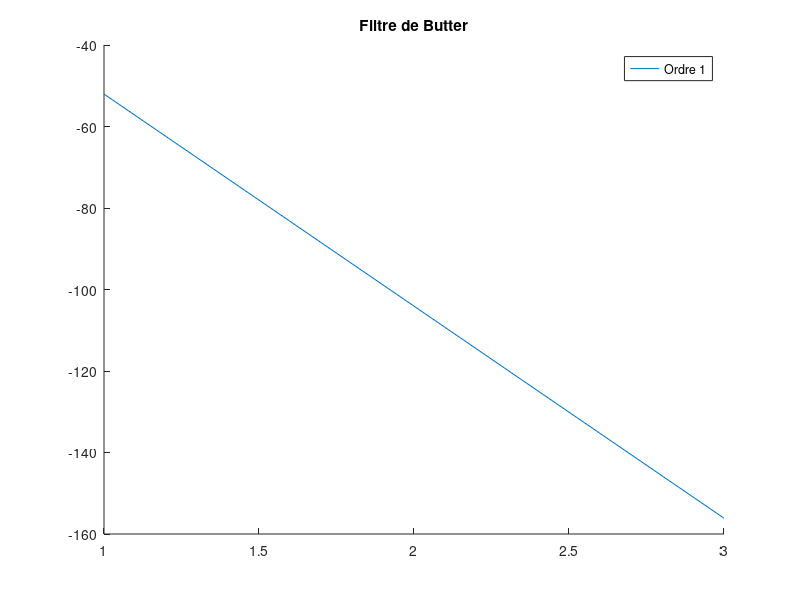
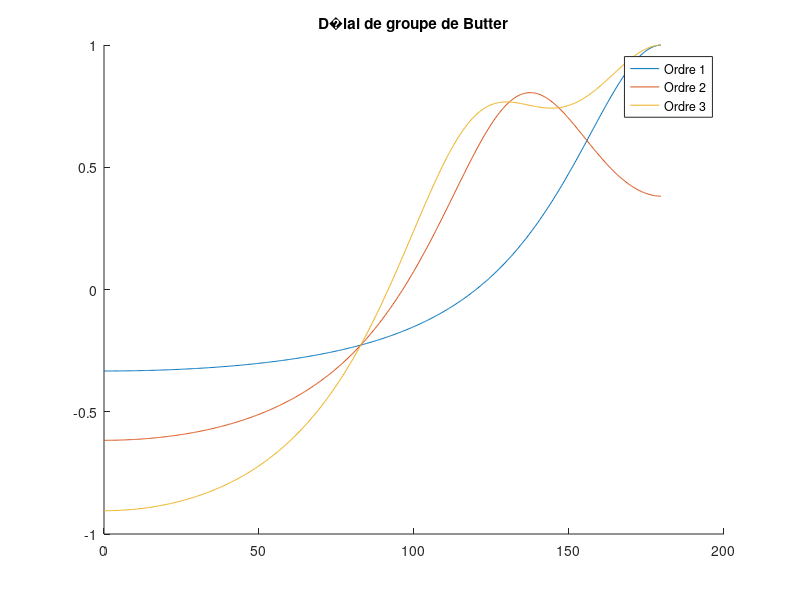
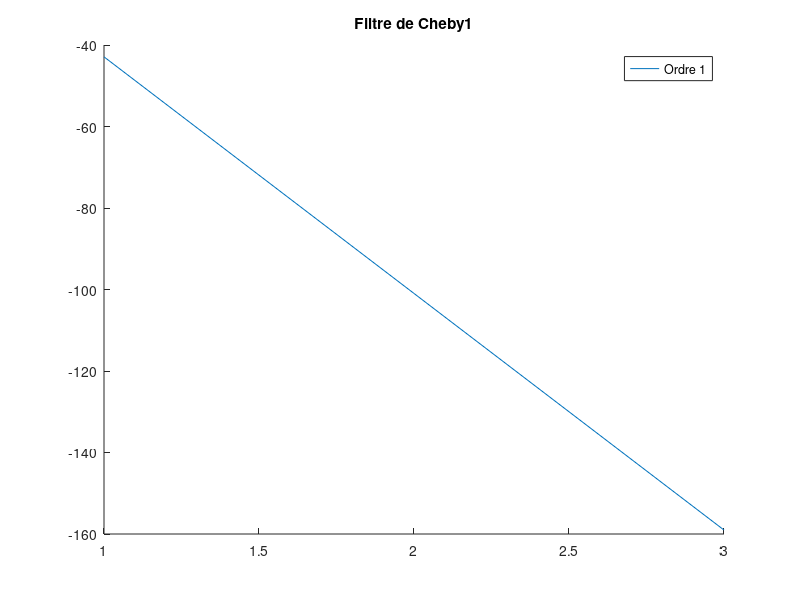
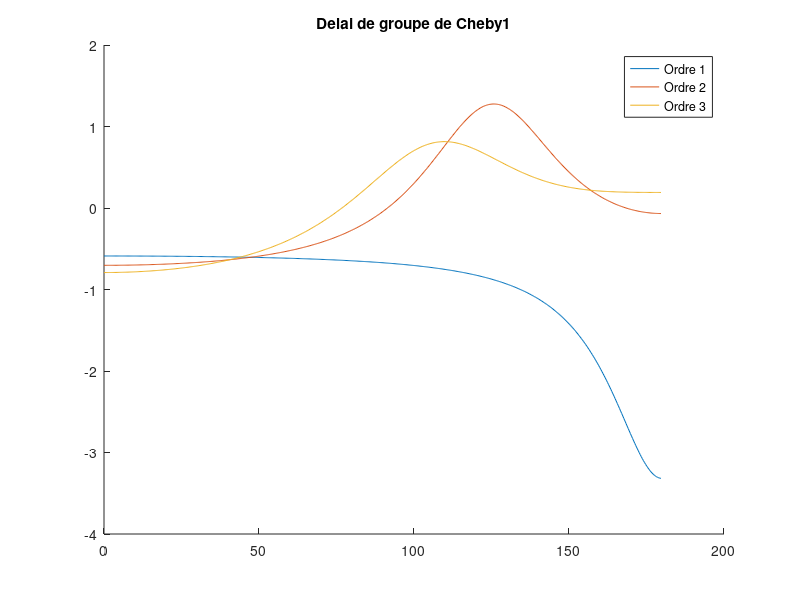

Here is the MATLAB script that generated these plots, in order:
%% Bonus : affichage de certains graphiques
% Script de simulation d'une chaine complete de telecommunications
% Par Nicolas Segui et Pierre Paques
% 2012-2013

%% Bonus 1 : Le diagramme de l'oeil
% voir oeil.m

%% Bonus 2 : Le taux d'erreur binaire
% voir fichier ber.m

%% Bonus 3 : Les filtres analogiques
% Afficher pour les filtres suivants et pour les 3 premiers ordres : 
%       - Butterworth
%       - Chebyshev type 1
%       - Chebyshev type 2
%       - Cauer
%       - Bessel
%   -> module de la fonction de transfert
%   -> delais de groupe
%   -> reponse impulsionnelle

% etape 1 : Creer tous les filtres
% parametres : 
bonus_filtres_ordre = 1;
bonus_filtrer_bp = 0.5;
bonus_filtrer_ldac = 12;
bonus_filter_fa = 1000;
bonus_filter_f_freqs = 200;
bonus_filter_ripple = 0.5;  
bonus_filter_attenuation = 20;

% butter
for bb= 1:3
    [coebb,coeba] = butter(bb, bonus_filtrer_bp,'low', 's');
    [gd_bb(:,bb),w] = grpdelay(coebb,coeba); %delai de groupe
    bonus_filter_butter(:,bb) = freqs(coebb, coeba, bonus_filter_f_freqs)';
    %bonus_filter_butter_gd(:,bb) = grpdelay(coebb,coeba,100);
    %bonus_filter_butter_pd(:,bb) = -unwrap(angle(bonus_filter_butter(:,bb)));
end

% on affiche le butter
figure(100)
hold on;
plot(mag2db(abs(bonus_filter_butter)));
title(['Filtre de Butter']);
legend('Ordre 1', 'Ordre 2', 'Ordre 3');

%delai groupe du butter
figure(101)
hold on
plot(w/pi*180,gd_bb);
title(['D�lai de groupe de Butter']);
legend('Ordre 1', 'Ordre 2', 'Ordre 3');

%reponse impulsionnelle
ri_butter = real(ifft(bonus_filter_butter));


% Cheby1
for cc= 1:3
    [coebb,coeba] = cheby1(cc, bonus_filtrer_bp,bonus_filter_ripple, 'low', 's');
    [gd_cc(:,cc),w] = grpdelay(coebb,coeba); %delai de groupe
    bonus_filter_cheby(:,cc) = freqs(coebb, coeba, bonus_filter_f_freqs)';
    %bonus_filter_butter_gd(:,bb) = grpdelay(coebb,coeba,100);
    %bonus_filter_butter_pd(:,bb) = -unwrap(angle(bonus_filter_butter(:,bb)));
end

% on affiche le cheby1
figure(105)
hold on;
plot(mag2db(abs(bonus_filter_cheby)));
title(['Filtre de Cheby1']);
legend('Ordre 1', 'Ordre 2', 'Ordre 3');

%delai groupe du cheby1
figure(106)
hold on
plot(w/pi*180,gd_cc);
title(['Delai de groupe de Cheby1']);
legend('Ordre 1', 'Ordre 2', 'Ordre 3');


% Cheby2 OK ! (les parametres a envoyer etaient differents, pas de ripple
% dans celui-ci
for ccc= 1:3
    [coebb,coeba] = cheby2(ccc, bonus_filter_attenuation, bonus_filtrer_bp, 'low', 's');
    [gd_ccc(:,ccc),w] = grpdelay(coebb,coeba); %delai de groupe
    bonus_filter_cheby_two(:,ccc) = freqs(coebb, coeba, bonus_filter_f_freqs)';
end

% on affiche le cheby2
figure(110)
hold on;
plot(mag2db(abs(bonus_filter_cheby_two)));
title(['Filtre de Cheby2']);
legend('Ordre 1', 'Ordre 2', 'Ordre 3');

%delai groupe du cheby2
figure(111)
hold on
plot(w/pi*180,gd_ccc);
title(['D�lai de groupe de Cheby2']);
legend('Ordre 1', 'Ordre 2', 'Ordre 3');

% cauer OK (parametres changes et testes)
for ccc= 1:3
    [coebb,coeba] = ellip(ccc, bonus_filter_ripple, bonus_filter_attenuation,bonus_filter_f_freqs, 'low', 's');
    [gd_cau(:,ccc),w] = grpdelay(coebb,coeba); %d�lai de groupe
    bonus_filter_cauer(:,ccc) = freqs(coebb, coeba, bonus_filter_f_freqs)';
end

% on affiche le cauer 
figure(115)
hold on;
plot(mag2db(abs(bonus_filter_cauer)));
title(['Filtre de Cauer']);
legend('Ordre 1', 'Ordre 2', 'Ordre 3');

%delai groupe du cauer
figure(116)
hold on
plot(w/pi*180,gd_cau);
title(['D�lai de groupe de Cauer']);
legend('Ordre 1', 'Ordre 2', 'Ordre 3');

% bessel
for ccc= 1:3
    [coebb,coeba] = besself(ccc, bonus_filtrer_bp);
    [gd_bes(:,ccc),w] = grpdelay(coebb,coeba); %delai de groupe
    bonus_filter_bessel(:,ccc) = freqs(coebb, coeba, bonus_filter_f_freqs)';
end

% on affiche le bessel
figure(120)
hold on;
plot(mag2db(abs(bonus_filter_bessel)));
title(['Filtre de Bessel']);
legend('Ordre 1', 'Ordre 2', 'Ordre 3');

%delai groupe du cauer
figure(121)
hold on
plot(w/pi*180,gd_bes);
title(['D�lai de groupe de Bessel']);
legend('Ordre 1', 'Ordre 2', 'Ordre 3');


%% Bonus 4 : Affichage de la synchronisation
% juste un beau graphe montrant les instants d'echantillonnage avec les
% differentes piques
